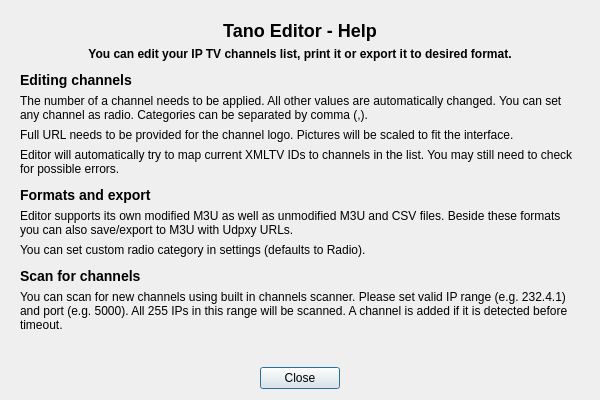
<?xml version="1.0" encoding="UTF-8"?>
<ui version="4.0">
 <class>ChannelsEditorHelp</class>
 <widget class="QDialog" name="ChannelsEditorHelp">
  <property name="geometry">
   <rect>
    <x>0</x>
    <y>0</y>
    <width>600</width>
    <height>400</height>
   </rect>
  </property>
  <property name="windowTitle">
   <string>Tano Editor - Help</string>
  </property>
  <property name="windowIcon">
   <iconset resource="../../../resources/icons/icons.qrc">
    <normaloff>:/icons/apps/16/accessories-text-editor.png</normaloff>:/icons/apps/16/accessories-text-editor.png</iconset>
  </property>
  <layout class="QVBoxLayout" name="verticalLayout">
   <property name="spacing">
    <number>10</number>
   </property>
   <item>
    <widget class="QScrollArea" name="scrollArea">
     <property name="frameShape">
      <enum>QFrame::NoFrame</enum>
     </property>
     <property name="widgetResizable">
      <bool>true</bool>
     </property>
     <widget class="QWidget" name="scrollAreaWidgetContents">
      <property name="geometry">
       <rect>
        <x>0</x>
        <y>0</y>
        <width>576</width>
        <height>446</height>
       </rect>
      </property>
      <layout class="QVBoxLayout" name="verticalLayout_2">
       <item>
        <widget class="QLabel" name="labelInfo">
         <property name="text">
          <string>&lt;h2&gt;Tano Editor - Help&lt;/h2&gt;</string>
         </property>
         <property name="alignment">
          <set>Qt::AlignCenter</set>
         </property>
        </widget>
       </item>
       <item>
        <widget class="QLabel" name="labelInfoContent">
         <property name="text">
          <string>&lt;b&gt;You can edit your IP TV channels list, print it or export it to desired format.&lt;/b&gt;</string>
         </property>
         <property name="alignment">
          <set>Qt::AlignCenter</set>
         </property>
         <property name="wordWrap">
          <bool>true</bool>
         </property>
        </widget>
       </item>
       <item>
        <spacer name="verticalSpacer_2">
         <property name="orientation">
          <enum>Qt::Vertical</enum>
         </property>
         <property name="sizeType">
          <enum>QSizePolicy::Fixed</enum>
         </property>
         <property name="sizeHint" stdset="0">
          <size>
           <width>20</width>
           <height>5</height>
          </size>
         </property>
        </spacer>
       </item>
       <item>
        <widget class="QLabel" name="labelEdit">
         <property name="text">
          <string>&lt;h3&gt;Editing channels&lt;/h3&gt;</string>
         </property>
        </widget>
       </item>
       <item>
        <widget class="QLabel" name="labelEditContent">
         <property name="text">
          <string>The number of a channel needs to be applied. All other values are automatically changed. You can set any channel as radio. Categories can be separated by comma (,).</string>
         </property>
         <property name="wordWrap">
          <bool>true</bool>
         </property>
        </widget>
       </item>
       <item>
        <widget class="QLabel" name="labelEditContent2">
         <property name="text">
          <string>Full URL needs to be provided for the channel logo. Pictures will be scaled to fit the interface.</string>
         </property>
         <property name="wordWrap">
          <bool>true</bool>
         </property>
        </widget>
       </item>
       <item>
        <widget class="QLabel" name="labelEditContent3">
         <property name="text">
          <string>Editor will automatically try to map current XMLTV IDs to channels in the list. You may still need to check for possible errors.</string>
         </property>
         <property name="wordWrap">
          <bool>true</bool>
         </property>
        </widget>
       </item>
       <item>
        <spacer name="verticalSpacer">
         <property name="orientation">
          <enum>Qt::Vertical</enum>
         </property>
         <property name="sizeType">
          <enum>QSizePolicy::Fixed</enum>
         </property>
         <property name="sizeHint" stdset="0">
          <size>
           <width>20</width>
           <height>5</height>
          </size>
         </property>
        </spacer>
       </item>
       <item>
        <widget class="QLabel" name="labelExport">
         <property name="text">
          <string>&lt;h3&gt;Formats and export&lt;/h3&gt;</string>
         </property>
        </widget>
       </item>
       <item>
        <widget class="QLabel" name="labelExportContent">
         <property name="text">
          <string>Editor supports its own modified M3U as well as unmodified M3U and CSV files. Beside these formats you can also save/export to M3U with Udpxy URLs.</string>
         </property>
         <property name="wordWrap">
          <bool>true</bool>
         </property>
        </widget>
       </item>
       <item>
        <widget class="QLabel" name="labelExportContent2">
         <property name="text">
          <string>You can set custom radio category in settings (defaults to Radio).</string>
         </property>
         <property name="wordWrap">
          <bool>true</bool>
         </property>
        </widget>
       </item>
       <item>
        <spacer name="verticalSpacer_3">
         <property name="orientation">
          <enum>Qt::Vertical</enum>
         </property>
         <property name="sizeType">
          <enum>QSizePolicy::Fixed</enum>
         </property>
         <property name="sizeHint" stdset="0">
          <size>
           <width>20</width>
           <height>5</height>
          </size>
         </property>
        </spacer>
       </item>
       <item>
        <widget class="QLabel" name="labelScan">
         <property name="text">
          <string>&lt;h3&gt;Scan for channels&lt;/h3&gt;</string>
         </property>
        </widget>
       </item>
       <item>
        <widget class="QLabel" name="labelScanContent">
         <property name="text">
          <string>You can scan for new channels using built in channels scanner. Please set valid IP range (e.g. 232.4.1) and port (e.g. 5000). All 255 IPs in this range will be scanned. A channel is added if it is detected before timeout.</string>
         </property>
         <property name="wordWrap">
          <bool>true</bool>
         </property>
        </widget>
       </item>
       <item>
        <spacer name="verticalSpacer_4">
         <property name="orientation">
          <enum>Qt::Vertical</enum>
         </property>
         <property name="sizeHint" stdset="0">
          <size>
           <width>0</width>
           <height>0</height>
          </size>
         </property>
        </spacer>
       </item>
      </layout>
     </widget>
    </widget>
   </item>
   <item>
    <widget class="QDialogButtonBox" name="buttonBox">
     <property name="orientation">
      <enum>Qt::Horizontal</enum>
     </property>
     <property name="standardButtons">
      <set>QDialogButtonBox::Close</set>
     </property>
     <property name="centerButtons">
      <bool>true</bool>
     </property>
    </widget>
   </item>
  </layout>
 </widget>
 <resources>
  <include location="../../../resources/icons/icons.qrc"/>
 </resources>
 <connections>
  <connection>
   <sender>buttonBox</sender>
   <signal>accepted()</signal>
   <receiver>ChannelsEditorHelp</receiver>
   <slot>accept()</slot>
   <hints>
    <hint type="sourcelabel">
     <x>248</x>
     <y>254</y>
    </hint>
    <hint type="destinationlabel">
     <x>157</x>
     <y>274</y>
    </hint>
   </hints>
  </connection>
  <connection>
   <sender>buttonBox</sender>
   <signal>rejected()</signal>
   <receiver>ChannelsEditorHelp</receiver>
   <slot>reject()</slot>
   <hints>
    <hint type="sourcelabel">
     <x>316</x>
     <y>260</y>
    </hint>
    <hint type="destinationlabel">
     <x>286</x>
     <y>274</y>
    </hint>
   </hints>
  </connection>
 </connections>
</ui>
